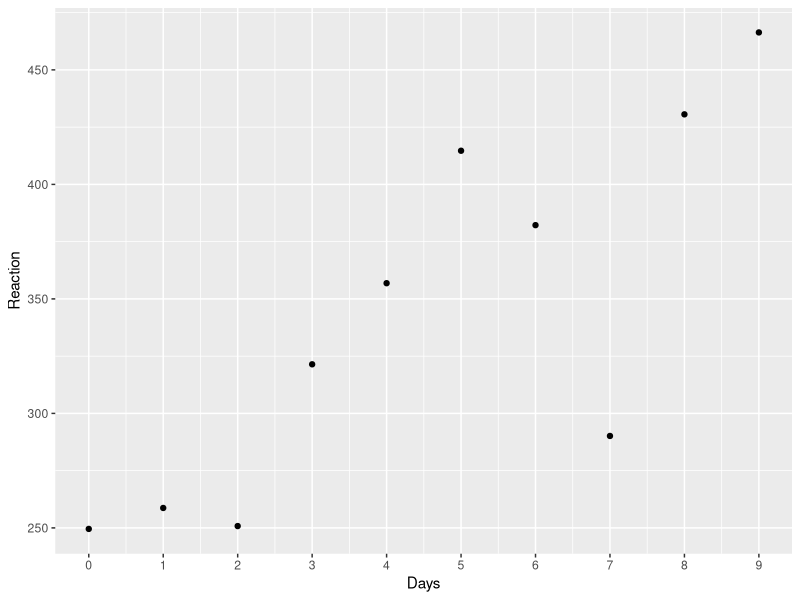
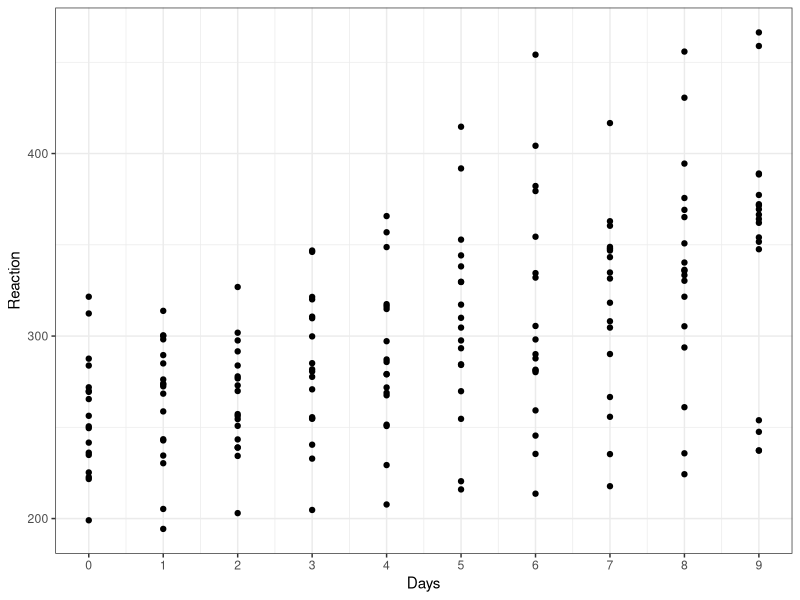
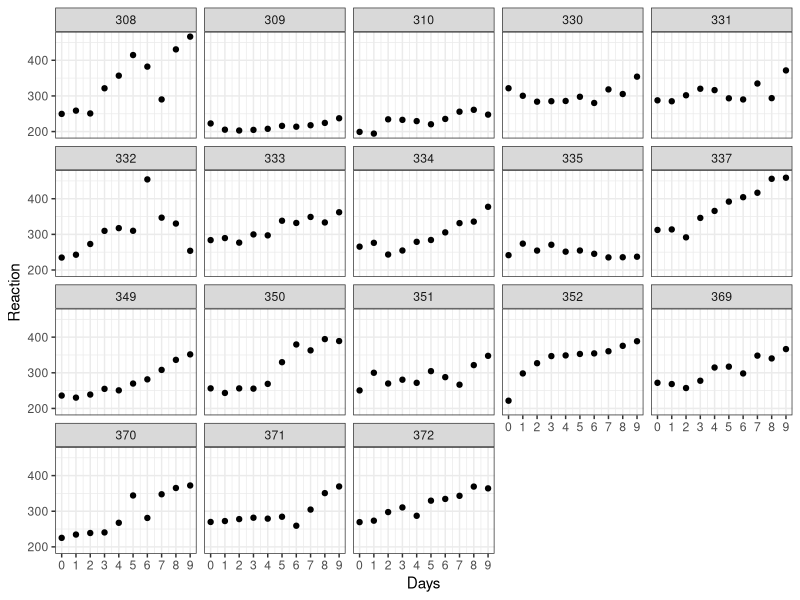
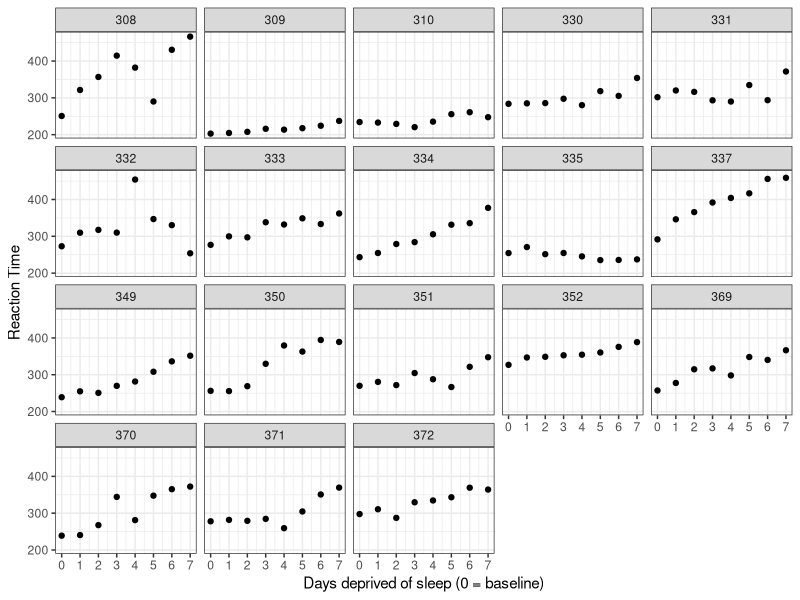
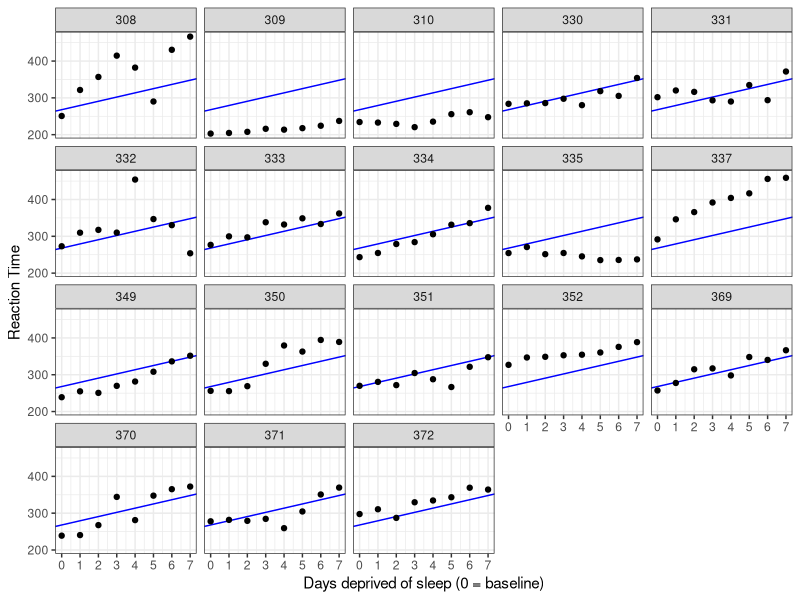
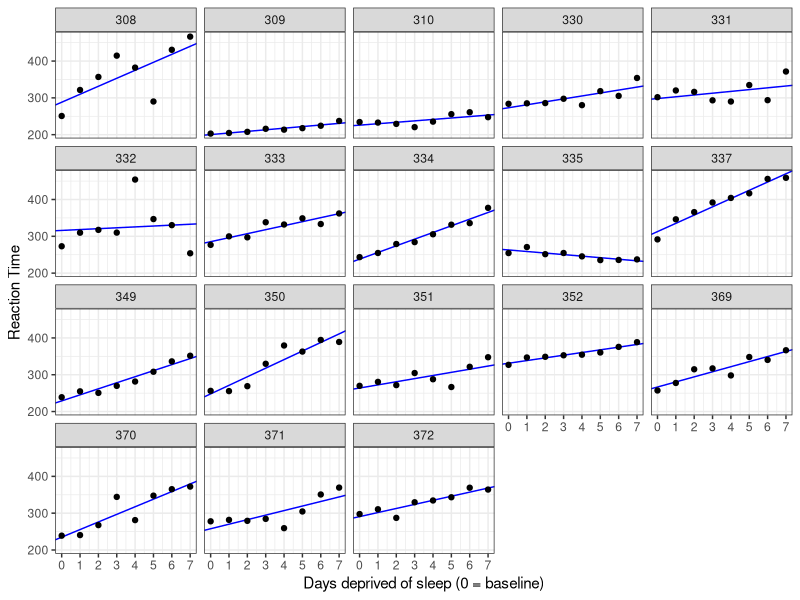
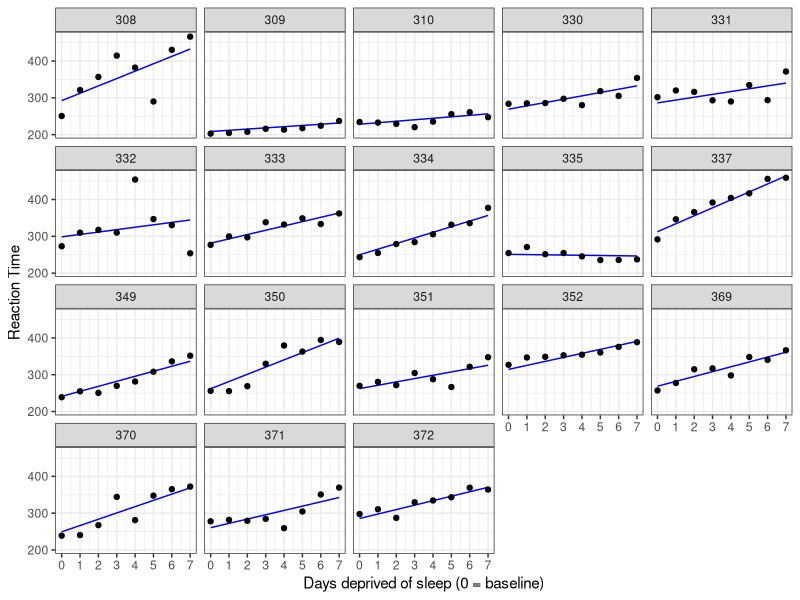

Source code (R) for these figures, in order:
## ---- chunk 1
knitr::opts_chunk$set(echo=TRUE)
## ---- chunk 2
library(tidyverse)
library(lme4)
## ---- chunk 3
data(sleepstudy)
?sleepstudy
sleepstudy %>% head()
## ---- chunk 4
summary(sleepstudy)
## ---- chunk 5
( sleepTibble <- tibble(sleepstudy) )
## ---- chunk 6
sleepTibble %>%
  filter(Subject == "308") %>%
  ggplot(aes(x = Days, y = Reaction)) +
  geom_point() +
  scale_x_continuous(breaks = 0:9)
## ---- chunk 7
old <- theme_set(theme_bw()) # show them theme setting
## ---- chunk 8
ggplot(sleepTibble, aes(x = Days, y = Reaction)) +
  geom_point() +
  scale_x_continuous(breaks = 0:9)
## ---- chunk 9
ggplot(sleepTibble, aes(x = Days, y = Reaction)) +
  geom_point() +
  scale_x_continuous(breaks = 0:9) +
  facet_wrap(~Subject)
## ---- chunk 10
( sleepDeprived <- sleepTibble %>%
  filter(Days >= 2) %>%
  mutate(days_deprived = Days - 2) )
## ---- chunk 11
sleepDeprived %>% count(days_deprived, Days)
## ---- chunk 12
ggplot(sleepDeprived, aes(x = days_deprived, y = Reaction)) +
  geom_point() +
  scale_x_continuous(breaks = 0:7) +
  facet_wrap(~Subject) +
  labs(y = "Reaction Time", x = "Days deprived of sleep (0 = baseline)")
## ---- chunk 13
cp_model <- lm(Reaction ~ days_deprived, sleepDeprived)
## ---- chunk 14
summary(cp_model)
## ---- chunk 15
coef(cp_model)
## ---- chunk 16
ggplot(sleepDeprived, aes(x = days_deprived, y = Reaction)) +
  geom_abline(intercept = coef(cp_model)[1],
              slope = coef(cp_model)[2],
              color = 'blue') +
  geom_point() +
  scale_x_continuous(breaks = 0:7) +
  facet_wrap(~Subject) +
  labs(y = "Reaction Time", x = "Days deprived of sleep (0 = baseline)")
## ---- chunk 17
np_model <- lm(Reaction ~ days_deprived + Subject + days_deprived:Subject,
               data = sleepDeprived)

summary(np_model)
## ---- chunk 18
all_intercepts <- c(coef(np_model)["(Intercept)"],
                    coef(np_model)[3:19] + coef(np_model)["(Intercept)"])

all_slopes  <- c(coef(np_model)["days_deprived"],
                 coef(np_model)[20:36] + coef(np_model)["days_deprived"])

ids <- sleepDeprived %>% pull(Subject) %>% levels() %>% factor()
## ---- chunk 19
( np_coef <- tibble(Subject = ids,
                  intercept = all_intercepts,
                  slope = all_slopes) )
## ---- chunk 20
ggplot(sleepDeprived, aes(x = days_deprived, y = Reaction)) +
  geom_abline(data = np_coef,
              mapping = aes(intercept = intercept,
                            slope = slope),
              color = 'blue') +
  geom_point() +
  scale_x_continuous(breaks = 0:7) +
  facet_wrap(~Subject) +
  labs(y = "Reaction Time", x = "Days deprived of sleep (0 = baseline)")
## ---- chunk 21
np_coef %>% pull(slope) %>% t.test()
## ---- chunk 22
pp_mod <- lmer(Reaction ~ days_deprived + (days_deprived | Subject), sleepDeprived)

summary(pp_mod)
## ---- chunk 23
newdata <- crossing(
  Subject = sleepDeprived %>% pull(Subject) %>% levels() %>% factor(),
  days_deprived = 0:7)

head(newdata, 17)
## ---- chunk 24
newdata2 <- newdata %>%
  mutate(Reaction = predict(pp_mod, newdata))
## ---- chunk 25
ggplot(sleepDeprived, aes(x = days_deprived, y = Reaction)) +
  geom_line(data = newdata2,
            color = 'blue') +
  geom_point() +
  scale_x_continuous(breaks = 0:7) +
  facet_wrap(~Subject) +
  labs(y = "Reaction Time", x = "Days deprived of sleep (0 = baseline)")
## ---- chunk 26
fixef(pp_mod)
## ---- chunk 27
# standard error of fixed effects
vcov(pp_mod) %>% diag() %>% sqrt()

tvals <- fixef(pp_mod) / sqrt(diag(vcov(pp_mod)))
tvals
2 * (1 - pnorm(abs(tvals)))

confint(pp_mod)

# random effects
sigma(pp_mod) # residual
# variance-covariance matrix for random factor Subject
VarCorr(pp_mod)[["Subject"]] # equivalently: VarCorr(pp_mod)[[1]]
## ---- chunk 28
theme_set(old)
